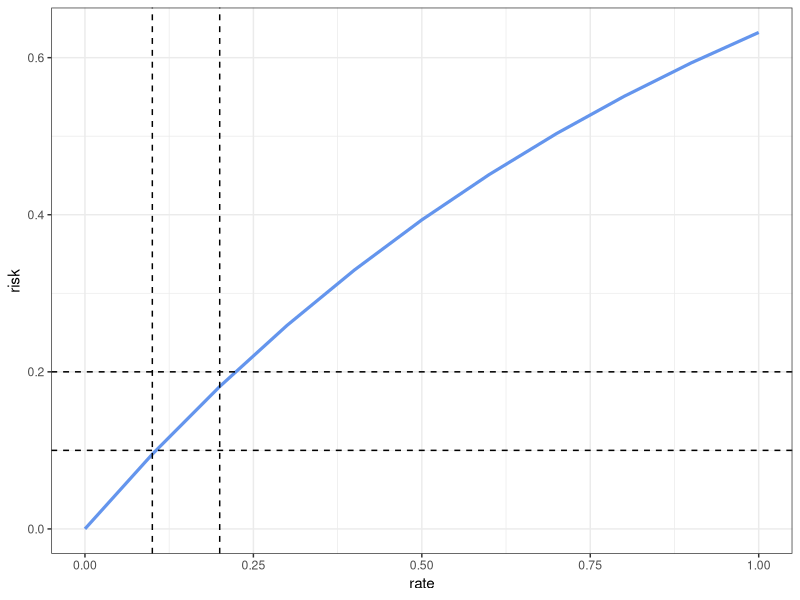

The R script that drew this image:
## ---- chunk 1
knitr::opts_chunk$set(echo = TRUE)

library(ggplot2)
library(dplyr)
## ---- chunk 2

## ---- chunk 3

## ---- chunk 4

## ---- chunk 5
rate_versus_risk <- function(rate){
  risk <- 1-exp(-rate)
  return(data.frame(rate=rate,
                    risk=risk))
}

rate_risk_df <- rate_versus_risk(rate=seq(0,1,by=0.1))

ggplot(data=rate_risk_df, aes(x=rate, y=risk)) + 
  geom_line(linewidth=1.1, color="cornflowerblue") + 
  geom_vline(xintercept=0.1, linetype="dashed") + 
  geom_hline(yintercept=0.1, linetype="dashed") + 
  geom_vline(xintercept=0.2, linetype="dashed") + 
  geom_hline(yintercept=0.2, linetype="dashed") + 
  theme_bw()
## ---- chunk 6

## ---- chunk 7

## ---- chunk 8

## ---- chunk 9

## ---- chunk 10

## ---- chunk 11

## ---- chunk 12

## ---- chunk 13

## ---- chunk 14

## ---- chunk 15

## ---- chunk 16

## ---- chunk 17

## ---- chunk 18

